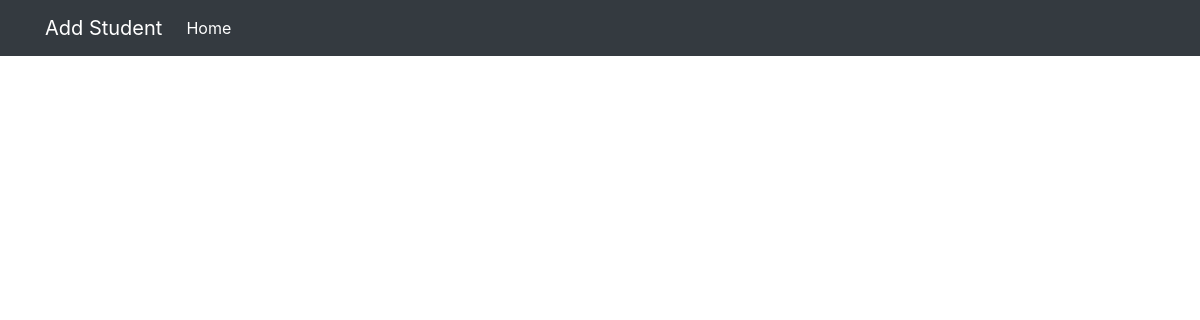
Page /servers/student_page/ on the earlier database version.
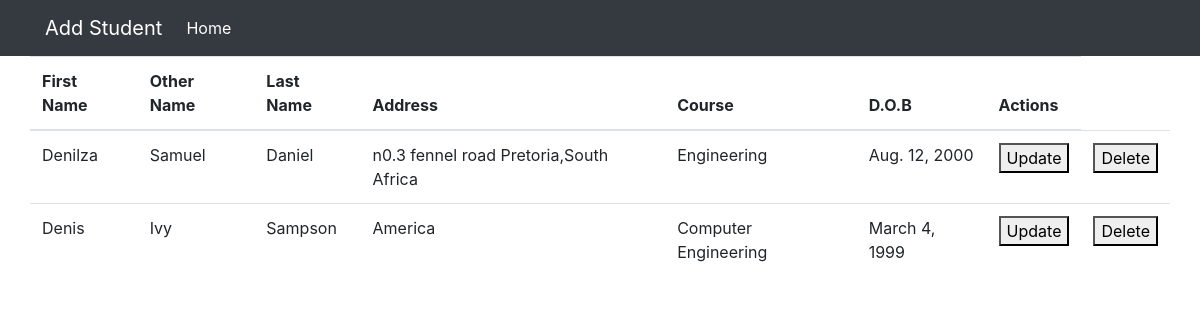
Same page on the later database version.
### students/models.py (models this page shows)
class Student(models.Model):
    first_name=models.CharField(max_length=250,null=False)
    last_name=models.CharField(max_length=250,null=False)
    other_name=models.CharField(max_length=250,null=False)
    course=models.CharField(max_length=250, null=False)
    address=models.CharField(max_length=250, null=False)
    d_o_b=models.DateField(auto_now_add=False,auto_now=False, null=False)

### students/views.py (the view)
# urls.py: path('student_page/', views.student_page, name='student_page'),
def student_page(request):
    all_studs = Student.objects.all()
    return render(request, 'db/student.html', {'all_students':all_studs})

### students/templates/db/student.html
{% extends 'db/base.html' %}
{% block content %}
{% if all_students %}
<table class="table">
    <thead>
      <tr>
        <th scope="col">First Name</th>
        <th scope="col">Other Name</th>
        <th scope="col">Last Name</th>
        <th scope="col">Address</th>
        <th scope="col">Course</th>
        <th scope="col">D.O.B</th>
        <th scope="col">Actions</th>
      </tr>
    </thead>
    <tbody>
        {% for student in all_students %}
      <tr>
        <td>{{student.first_name}}</td>
        <td>{{student.other_name}}</td>
        <td>{{student.last_name}}</td>
        <td>{{student.address}}</td>
        <td>{{student.course}}</td>
        <td>{{student.d_o_b}}</td>
        <td><a href="{% url 'update_student' student.id %}"><button>Update</button></a></td>
        <td><a href="{% url 'delete_student' student.id %}"><button>Delete</button></a></td>
      </tr>
      {% endfor %}
    </tbody>
    </table>
{% endif %}
{% endblock %}

Differences in the rows shown:
added Student: first_name "Denilza", other_name "Samuel", last_name "Daniel", address "n0.3 fennel road Pretoria,South Africa", course "Engineering", d_o_b "Aug. 12, 2000"
added Student: first_name "Denis", other_name "Ivy", last_name "Sampson", address "America", course "Computer Engineering", d_o_b "March 4, 1999"
Other differences:
text now shown: "First Name Other Name Last Name Address Course D.O.B Actions"
